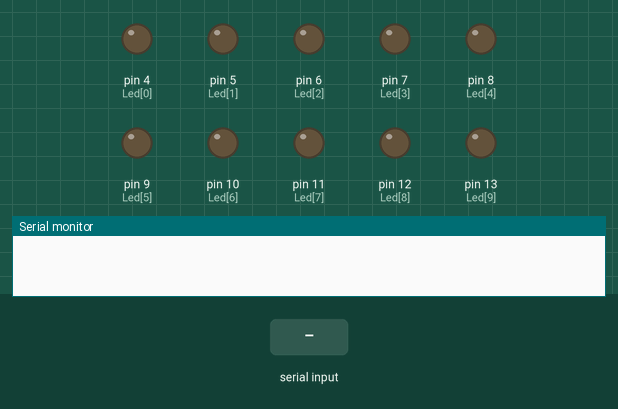
Recording of a sketch running on a simulated Arduino Uno, built with avr-gcc and run on an emulated ATmega328P. Parts: output pins drawn as LEDs (lit = HIGH), the last lines printed to the serial monitor. The inputs (shaded band) are chosen by the test bench.

Above: at 1.2 s.
1.3 s: "e\n" received over the second serial link
At 1.6 s:
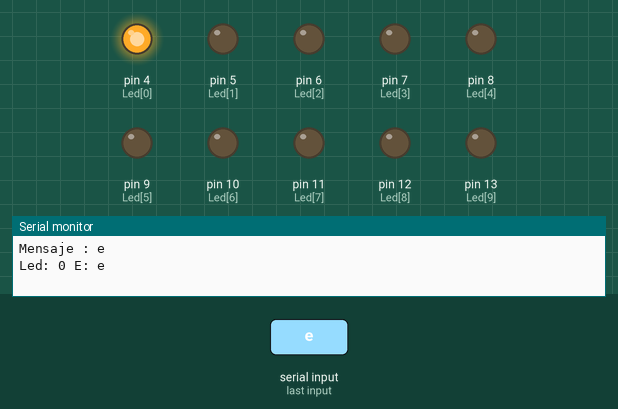
2.8 s: "a\n" received over the second serial link
At 3.9 s:
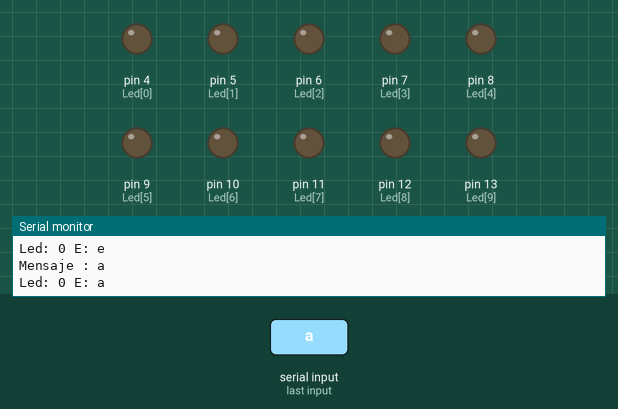
4.3 s: "c\n" received over the second serial link
At 5.0 s:
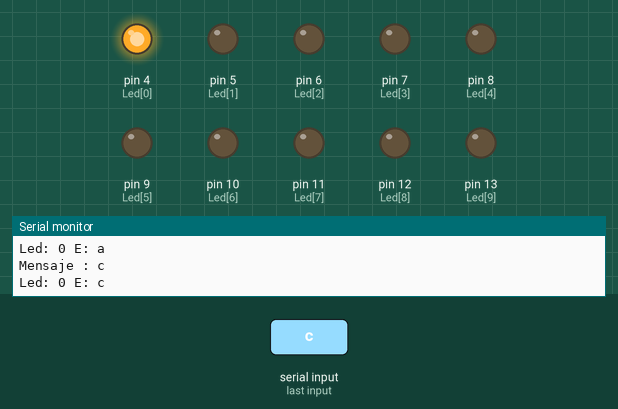
5.8 s: "200\n" received over the second serial link
At 6.2 s:
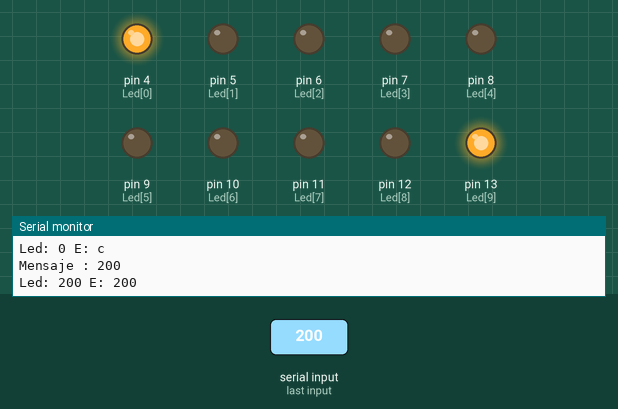
7.3 s: "a\n" received over the second serial link
At 8.5 s:
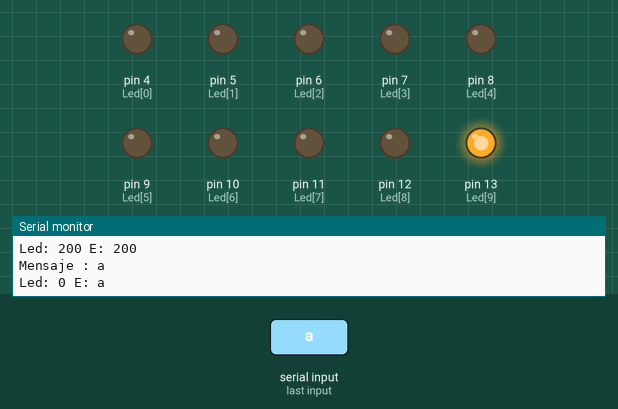
Timing chart, 0 to 9.8 s (numbered marks = the images above; inputs shaded):
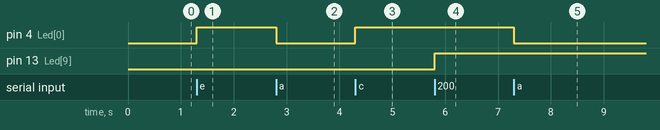

Measured:
- after the input at 1.3 s, pin 4 (Led[0]): LOW → HIGH at once
- after the input at 2.8 s, pin 4 (Led[0]): HIGH → LOW at once
- after the input at 4.3 s, pin 4 (Led[0]): LOW → HIGH at once
- after the input at 5.8 s, pin 13 (Led[9]): LOW → HIGH at once
- after the input at 7.3 s, pin 4 (Led[0]): HIGH → LOW at once

The sketch:

Ejemplo_BT_01.ino
```cpp
// Creado ChepeCarlos de ALSW
// Tutorial Completo en https://nocheprogramacion.com
// Canal Youtube https://youtube.com/alswnet?sub_confirmation=1

#include <SoftwareSerial.h>
SoftwareSerial BTSerial(2, 3);

#define CantidadLed 10
int Led[CantidadLed] = {4, 5, 6, 7, 8, 9, 10, 11, 12, 13};
boolean EstadoLed[CantidadLed] = {false, false, false, false, false, false, false, false, false, false};


void setup() {
  Serial.begin(9600);
  BTSerial.begin(9600);

  for (int i = 0; i < CantidadLed; i++) {
    pinMode(Led[i], OUTPUT);
    digitalWrite(Led[i], LOW);
  }
}

void loop() {
  if (BTSerial.available()) {
    DecodificarSerial();
  }
}

void DecodificarSerial() {
  // ID/Estado\n
  // ID numero de les
  // Estado
  //   e = encendido
  //   a = apagado
  //   c = cambio

  String Mensaje = BTSerial.readStringUntil('\n');
  Serial.print("Mensaje : ");
  Serial.println(Mensaje);
  int PosicionPleca = Mensaje.indexOf('/');
  int PosicionSaltoLinea = Mensaje.length();

  int ID = Mensaje.substring(0, PosicionPleca).toInt();
  String Estado = Mensaje.substring(PosicionPleca + 1, PosicionSaltoLinea);

  if (Estado.equals("e")) {
    EstadoLed[ID] = true;
  } else if (Estado.equals("a")) {
    EstadoLed[ID] = false;
  } else if (Estado.equals("c")) {
    EstadoLed[ID] = !EstadoLed[ID];
  }

  if (EstadoLed[ID]) {
    digitalWrite(Led[ID], HIGH);
  } else {
    digitalWrite(Led[ID], LOW);
  }

  Serial.print("Led: ");
  Serial.print(ID);
  Serial.print(" E: ");
  Serial.println(Estado);
}
```
